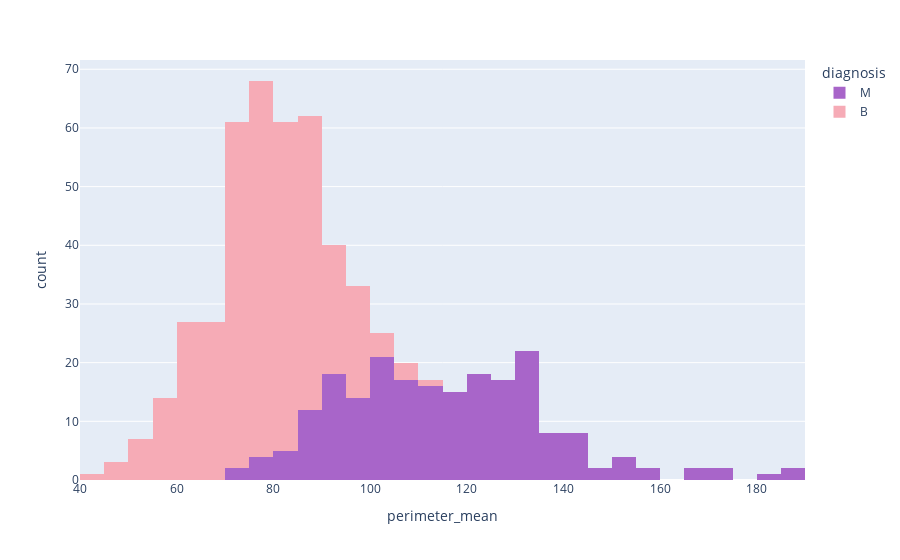

This figure's notebook cell:
### Code cell
px.histogram(data_frame=df,x='perimeter_mean',color='diagnosis',color_discrete_sequence=['#A865C9','#f6abb6'])

### Figure 1 — Plotly figure (JSON) as saved in the notebook; plotly's stock layout.template omitted (floating-point values rounded to 4 significant figures; data arrays with more than 128 entries replaced by an {"elided": "..."} marker saying what was removed)
{"data": [{"alignmentgroup": "True", "bingroup": "x", "hovertemplate": "diagnosis=M<br>perimeter_mean=%{x}<br>count=%{y}<extra></extra>", "legendgroup": "M", "marker": {"color": "#A865C9", "pattern": {"shape": ""}}, "name": "M", "offsetgroup": "M", "orientation": "v", "showlegend": true, "type": "histogram", "x": {"elided": "212 float values"}, "xaxis": "x", "yaxis": "y"}, {"alignmentgroup": "True", "bingroup": "x", "hovertemplate": "diagnosis=B<br>perimeter_mean=%{x}<br>count=%{y}<extra></extra>", "legendgroup": "B", "marker": {"color": "#f6abb6", "pattern": {"shape": ""}}, "name": "B", "offsetgroup": "B", "orientation": "v", "showlegend": true, "type": "histogram", "x": {"elided": "357 float values"}, "xaxis": "x", "yaxis": "y"}], "layout": {"barmode": "relative", "legend": {"title": {"text": "diagnosis"}, "tracegroupgap": 0}, "margin": {"t": 60}, "xaxis": {"anchor": "y", "domain": [0, 1], "title": {"text": "perimeter_mean"}}, "yaxis": {"anchor": "x", "domain": [0, 1], "title": {"text": "count"}}}}
